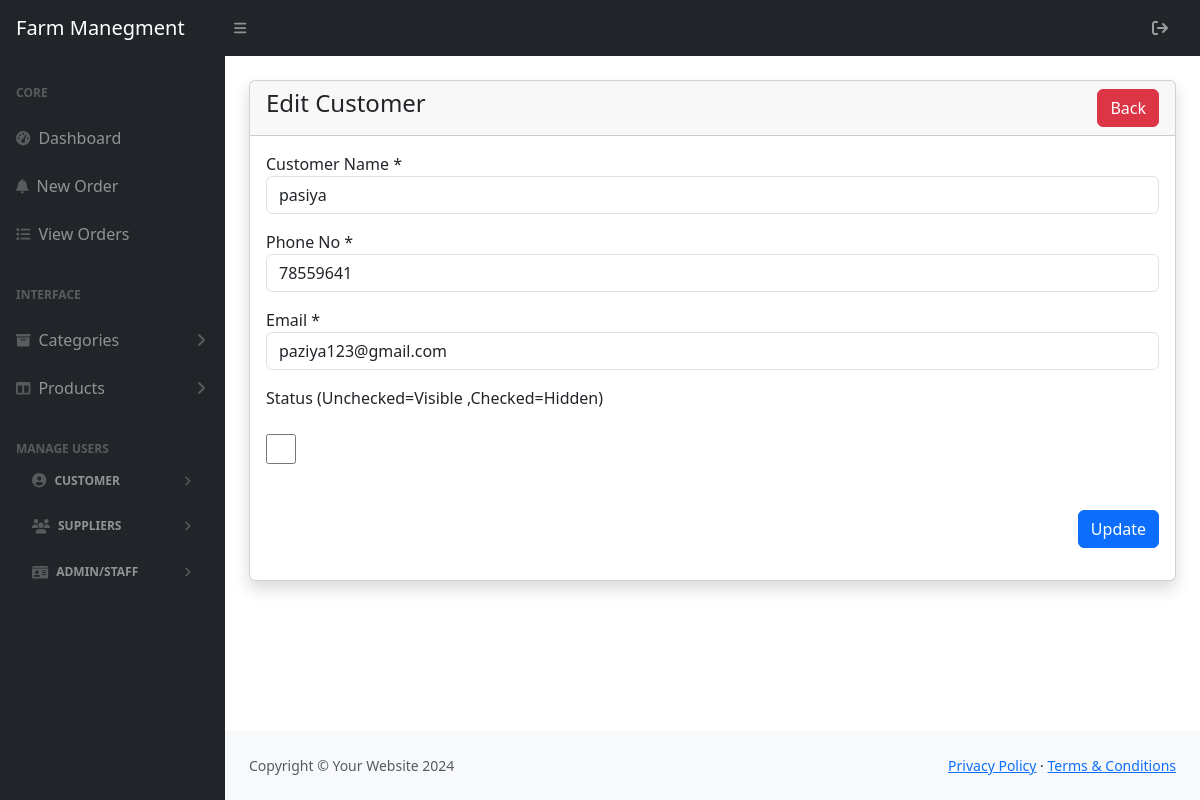
/admin/customers-edit.php?id=1, run on the app's committed database.
### tables this page shows
CREATE TABLE `customers` (
  `id` int(11) NOT NULL,
  `cusname` varchar(255) NOT NULL,
  `phone` int(12) DEFAULT NULL,
  `email` varchar(255) DEFAULT NULL,
  `status` tinyint(1) NOT NULL,
  `created_at` date NOT NULL DEFAULT current_timestamp()
);

### config/function.php (called while the page is built, shortened)
<?php
    require 'config.php';
    function validate($inputData){
        global $conn;
        $validatedData =mysqli_real_escape_string($conn,$inputData);
        return trim($validatedData);
    }
    function getById($tableName,$id){
        global $conn;
        $table = validate($tableName);
        $id = validate($id);
        $query="SELECT * FROM $table WHERE id='$id' LIMIT 1";
        $result=mysqli_query($conn,$query);
        if($result){
            if(mysqli_num_rows($result)==1){
                $row=mysqli_fetch_assoc($result);
                $response =[
                    'status'=>200,
                    'data' => $row,
                    'message' => 'Record Found !'
                ];
                return $response;
            }
        }else{
            $response =[
                'status'=>404,
                'message' => 'No Data Found !'
            ];
            return $response;
        }
    }
    function checkParamId($type)
    {
        if(isset($_GET[$type])){
            if($_GET[$type] != ''){
                return $_GET[$type];
            }
            else{
                return '<h5> no id found <h5>';
            }
        }
        else{
            return '<h5> no id given <h5>';
        }
    }
?>

### admin/customers-edit.php (the view, shortened to what this page needs)
<?php include('includes/header.php'); ?>
<div class="container-fluid px-4">
    <div class="card mt-4 shadow">
    <div class="card-header">
            <h4 class="mb-0">Edit Customer
            <a href="customer.php" class="btn btn-danger float-end">Back</a>
            </h4>
    </div>
    <div class="card-body">
        <form action="./code.php" method="post">
        <?php
            $paramValue=checkParamId('id');
            $customer=getById('customers',$paramValue);
            if($customer['status'] ==200)
            {
                ?>
                    <div class="row"  >
                        <div class="col-md-12 mb-3">
                            <label for="">Customer Name *</label>
                            <input type="text" name="cusname" required value="<?= $customer['data']['cusname'];  ?>" class="form-control"/>
                        </div>
                        <div class="col-md-12 mb-3">
                            <label for="">Phone No *</label>
                            <input type="text" name="phone" required value="<?= $customer['data']['phone'];  ?>" class="form-control"/>
                        </div>
                        <div class="col-md-12 mb-3">
                            <label for="">Email *</label>
                            <input type="email" name="mail" required value="<?= $customer['data']['email'];  ?>" class="form-control"/>
                        </div>
                        <div class="col-md-6 mb-3">
                            <label for="">Status (Unchecked=Visible ,Checked=Hidden) </label>
                            <br><br>
                            <input type="checkbox" name="status" value="<?= $customer['data']['status']==true ? 'checked':'';  ?>" style="width:30px; height:30px;">
                        </div>
                        <div class="col-md-12 mb-3 text-end">
                            <br>
                            <button type="submit" name="updatecustomer" class="btn btn-primary">Update</button>
                        </div>
                    </div>
                <?php
            }
            else
            {
                echo '<h5>' .$customer['message']. '</h5>';
                return false;
            }
        ?>
        </form>
</div>
<?php include('includes/footer.php'); ?>

### data on the page
customers: cusname "pasiya", phone "78559641", mail "paziya123@gmail.com"
